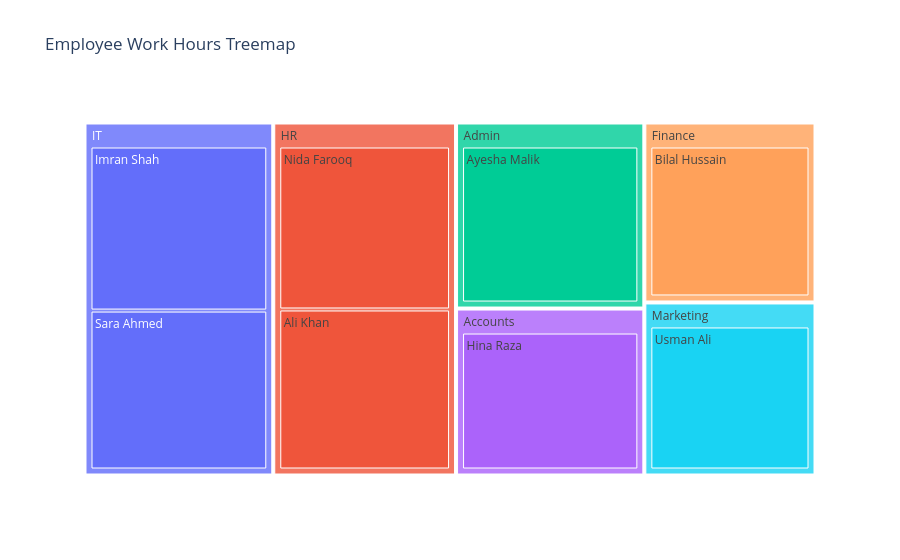

Write notebook code for a chart like this one.
### Code cell
import pandas as pd
import plotly.express as px
# Create Treemap
fig = px.treemap(
    df,
    path=["Department","Employee Name"],  # hierarchy
    values="Total Hours Worked",          # size of boxes
    title="Employee Work Hours Treemap"
)
fig.show()

### Figure 1 — Plotly figure (JSON) as saved in the notebook; plotly's stock layout.template omitted (floating-point values rounded to 4 significant figures)
{"data": [{"branchvalues": "total", "domain": {"x": [0, 1], "y": [0, 1]}, "hovertemplate": "labels=%{label}<br>Total Hours Worked=%{value}<br>parent=%{parent}<br>id=%{id}<extra></extra>", "ids": ["HR/Ali Khan", "IT/Sara Ahmed", "Finance/Bilal Hussain", "Admin/Ayesha Malik", "Marketing/Usman Ali", "Accounts/Hina Raza", "IT/Imran Shah", "HR/Nida Farooq", "HR", "IT", "Finance", "Admin", "Marketing", "Accounts"], "labels": ["Ali Khan", "Sara Ahmed", "Bilal Hussain", "Ayesha Malik", "Usman Ali", "Hina Raza", "Imran Shah", "Nida Farooq", "HR", "IT", "Finance", "Admin", "Marketing", "Accounts"], "name": "", "parents": ["HR", "IT", "Finance", "Admin", "Marketing", "Accounts", "IT", "HR", "", "", "", "", "", ""], "type": "treemap", "values": [205.5, 210.8, 198.0, 225.2, 190.4, 202.1, 217.6, 209.3, 414.8, 428.4, 198.0, 225.2, 190.4, 202.1]}], "layout": {"legend": {"tracegroupgap": 0}, "title": {"text": "Employee Work Hours Treemap"}}}
